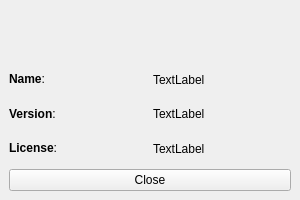
<?xml version="1.0" encoding="UTF-8"?>
<ui version="4.0">
 <class>About</class>
 <widget class="QMainWindow" name="About">
  <property name="geometry">
   <rect>
    <x>0</x>
    <y>0</y>
    <width>300</width>
    <height>200</height>
   </rect>
  </property>
  <property name="maximumSize">
   <size>
    <width>300</width>
    <height>200</height>
   </size>
  </property>
  <property name="windowTitle">
   <string>MainWindow</string>
  </property>
  <widget class="QWidget" name="centralwidget">
   <layout class="QVBoxLayout" name="verticalLayout">
    <item>
     <layout class="QHBoxLayout" name="horizontalLayout_4">
      <item>
       <widget class="QLabel" name="iconLabel">
        <property name="minimumSize">
         <size>
          <width>50</width>
          <height>50</height>
         </size>
        </property>
        <property name="maximumSize">
         <size>
          <width>50</width>
          <height>50</height>
         </size>
        </property>
        <property name="text">
         <string/>
        </property>
        <property name="pixmap">
         <pixmap resource="../resources/resources.qrc">:/images/logo.png</pixmap>
        </property>
        <property name="scaledContents">
         <bool>true</bool>
        </property>
       </widget>
      </item>
     </layout>
    </item>
    <item>
     <layout class="QHBoxLayout" name="horizontalLayout">
      <item>
       <widget class="QLabel" name="label">
        <property name="text">
         <string>&lt;b&gt;Name&lt;/b&gt;:</string>
        </property>
        <property name="textFormat">
         <enum>Qt::RichText</enum>
        </property>
       </widget>
      </item>
      <item>
       <widget class="QLabel" name="nameLabel">
        <property name="text">
         <string>TextLabel</string>
        </property>
       </widget>
      </item>
     </layout>
    </item>
    <item>
     <layout class="QHBoxLayout" name="horizontalLayout_2">
      <item>
       <widget class="QLabel" name="label_2">
        <property name="text">
         <string>&lt;b&gt;Version&lt;/b&gt;:</string>
        </property>
        <property name="textFormat">
         <enum>Qt::RichText</enum>
        </property>
       </widget>
      </item>
      <item>
       <widget class="QLabel" name="versionLabel">
        <property name="text">
         <string>TextLabel</string>
        </property>
       </widget>
      </item>
     </layout>
    </item>
    <item>
     <layout class="QHBoxLayout" name="horizontalLayout_3">
      <item>
       <widget class="QLabel" name="label_3">
        <property name="text">
         <string>&lt;b&gt;License&lt;/b&gt;:</string>
        </property>
        <property name="textFormat">
         <enum>Qt::RichText</enum>
        </property>
       </widget>
      </item>
      <item>
       <widget class="QLabel" name="licenseLabel">
        <property name="text">
         <string>TextLabel</string>
        </property>
       </widget>
      </item>
     </layout>
    </item>
    <item>
     <widget class="QPushButton" name="pushButton">
      <property name="text">
       <string>Close</string>
      </property>
     </widget>
    </item>
   </layout>
  </widget>
 </widget>
 <resources>
  <include location="../resources/resources.qrc"/>
 </resources>
 <connections/>
</ui>
